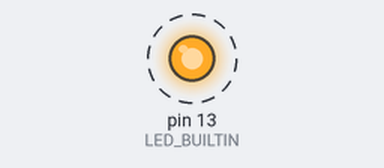
Bench run of a sketch on a simulated Arduino Uno, built with avr-gcc and run on an emulated ATmega328P. Shown: output pins drawn as LEDs (lit = HIGH). Dashed ring = blinking. What the sketch prints to the serial monitor is not drawn. At 14.0 s the program stops and its outputs stay as they are.

Above: at 0.5 s.
Timing chart, 0 to 4.6 s (numbered marks = the images above):
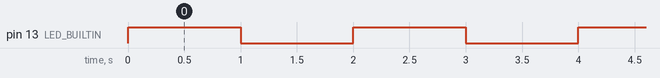

The sketch:

test.ino
```cpp
void setup() {
  // initialize digital pin LED_BUILTIN as an output.
  pinMode(LED_BUILTIN, OUTPUT);
}

// the loop function runs over and over again forever
void loop() {
  digitalWrite(LED_BUILTIN, HIGH);   // turn the LED on (HIGH is the voltage level)
  Serial.begin(9600);
  delay(1000);                       // wait for a second
  digitalWrite(LED_BUILTIN, LOW);    // turn the LED off by making the voltage LOW
  delay(1000);                       // wait for a second
  Serial.println("Hello World\n");
}
```

Measured:
- by itself, pin 13 (LED_BUILTIN): alternates HIGH for 1.0 s and LOW for 1.0 s, 14 changes in all, then stays LOW
